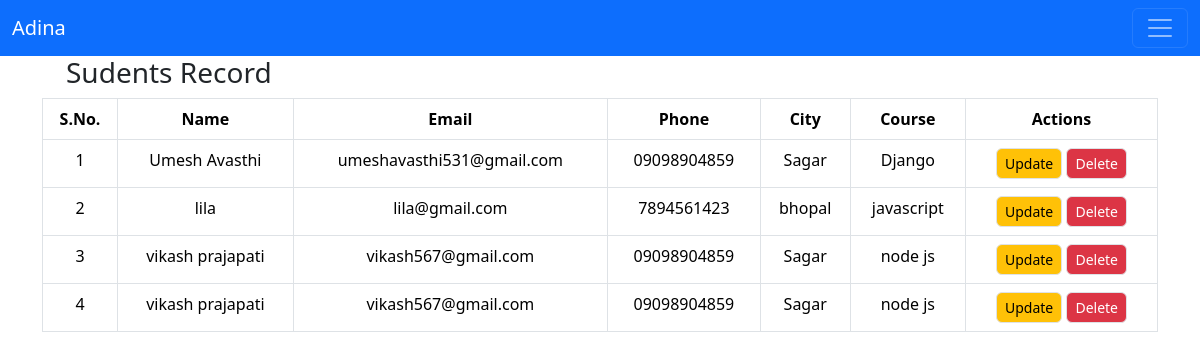
Before: / with the older database file.
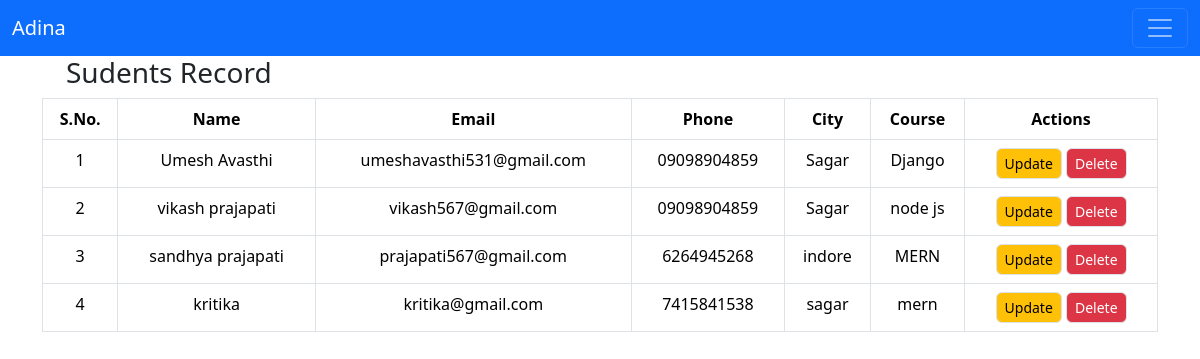
After: the same page with the newer database file.
### student/models.py (models this page shows)
class student(models.Model):
    name=models.CharField(max_length=20,null=False)
    email=models.EmailField(max_length=20,null=False)
    phone=models.CharField(max_length=10,null=False)
    city=models.CharField(max_length=10,null=False)
    course=models.CharField(max_length=15,null=False)

### student/views.py (the view)
# urls.py: path('',views.view,name='home'),
def view(request):
    data= student.objects.all().values()
    return render(request,'view.html',{'inputdata':data})

### student/templates/view.html (shortened to what this page needs)
{% extends 'base.html' %}
{% block body %}
<div class="container border-rounded-2">
    <div class="mx-4 ">
        <h3>Sudents Record</h3>
    </div>
        <div class="border-1">
            {%if inputdata%}
            <table class="table table-bordered text-center mt-2">
                <thead>
                    <th>S.No.</th>
                    <th>Name</th>
                    <th>Email</th>
                    <th>Phone</th>
                    <th>City</th>
                    <th>Course</th>
                    <th>Actions</th>
                </thead>
                <tbody>
                    {%for student in inputdata%}
                    <tr>
                        <td>{{ forloop.counter }}</td>
                        <td>{{student.name}}</td>
                        <td>{{student.email}}</td>
                        <td>{{student.phone}}</td>
                        <td>{{student.city}}</td>
                        <td>{{student.course}}</td>
                        <td>
                            <a href= {% url "update" student.id %}  class="btn btn-sm btn-warning border rounded-2">Update</a>
                            <a href={% url "delete" student.id %} class="btn btn-sm btn-danger border rounded-2">Delete</a>
                        </td>
                    </tr>
                    {% endfor %}
                </tbody>
            {%else%}
           <div>
            <h2> Oops data not present here!</h2>
            <a href="{% url "add" %}" class="btn btn-primary"> Add Here</a>
           </div>
            </table>
            {% endif %}
        </div>
</div>
{% endblock body %}

### student/templates/base.html (shortened to what this page needs)
<!DOCTYPE html>
<html lang="en">
<head>
    <link href="https://cdn.jsdelivr.net/npm/bootstrap@5.3.3/dist/css/bootstrap.min.css" rel="stylesheet">
</head>
<body>
    <nav class="navbar bg-primary" data-bs-theme="dark">
        <div class="container-fluid">
          <a class="navbar-brand" href="#">Adina</a>
          <button class="navbar-toggler" type="button" data-bs-toggle="collapse" data-bs-target="#navbarText" aria-controls="navbarText" aria-expanded="false" aria-label="Toggle navigation">
            <span class="navbar-toggler-icon"></span>
          </button>
        </div>
      </nav>
      {% block body %}{% endblock body %}
</body>
</html>

Changed rows visible on the page:
removed student: name "lila", email "lila@gmail.com", phone "7894561423", city "bhopal", course "javascript"
changed student: name "vikash prajapati" → "sandhya prajapati"; email "vikash567@gmail.com" → "prajapati567@gmail.com"; phone "09098904859" → "6264945268"; city "Sagar" → "indore"; course "node js" → "MERN"
added student: name "kritika", email "kritika@gmail.com", phone "7415841538", city "sagar", course "mern"
